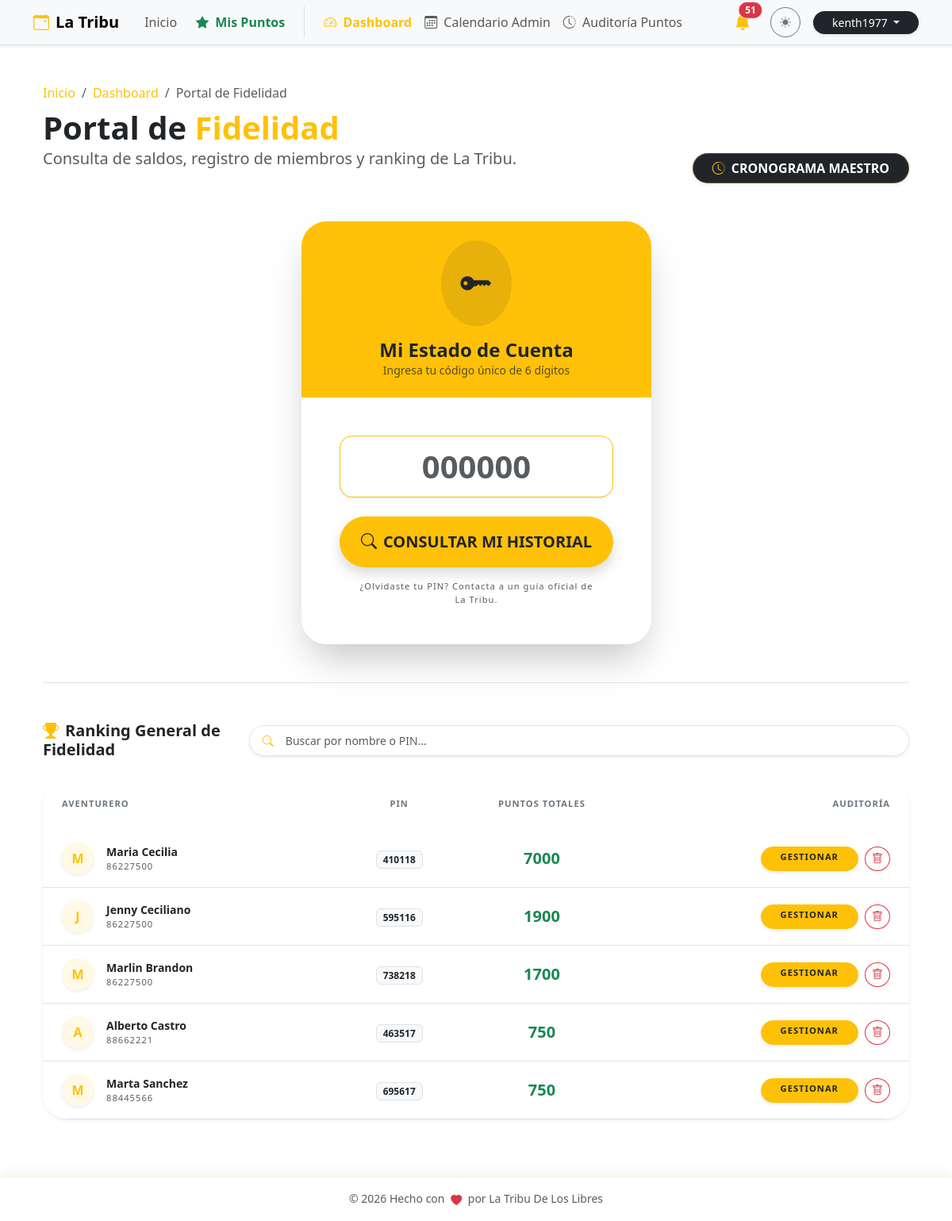
Before: /admin/puntos/ranking (signed in) with the older database file.
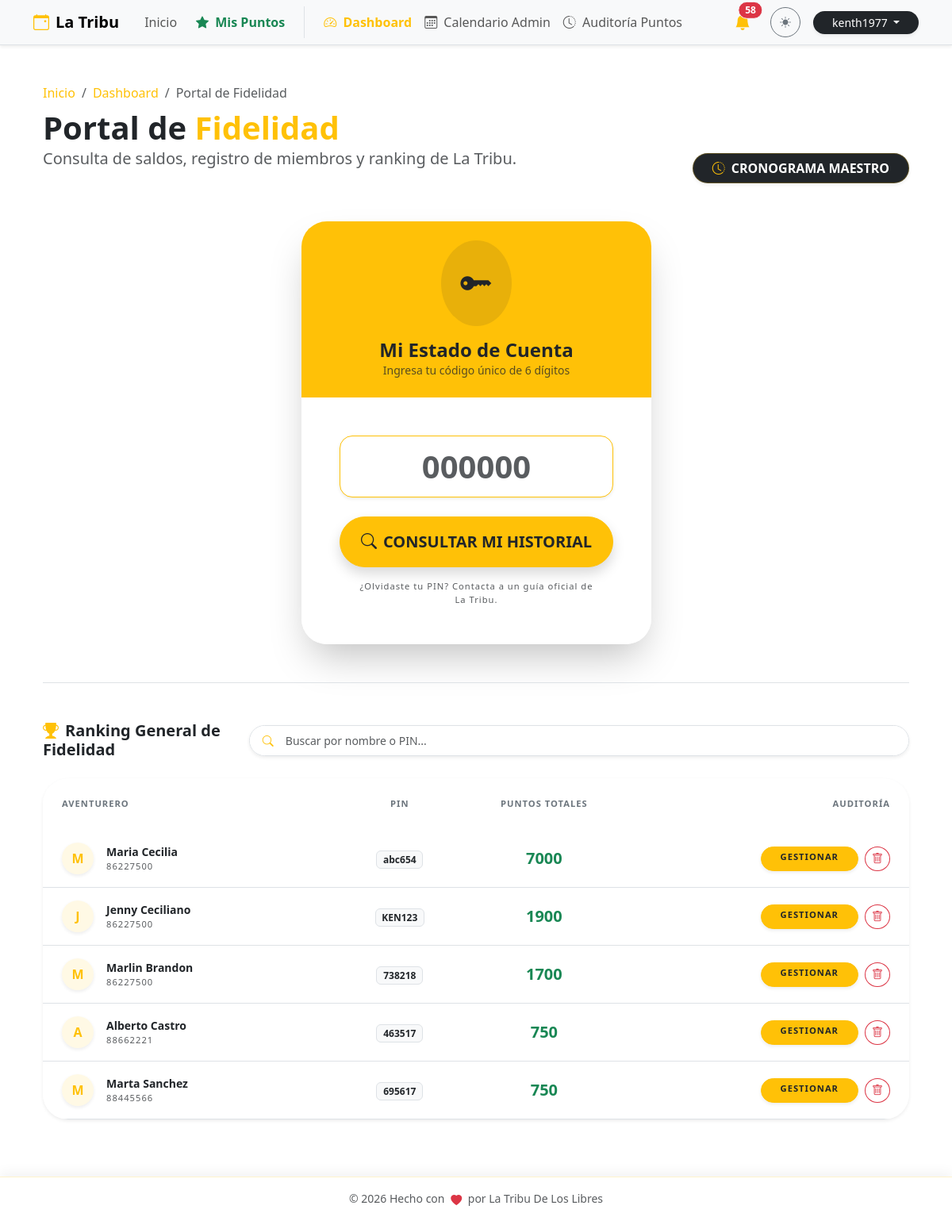
After: the same page with the newer database file.
### db.py (models this page shows)
class Member(db.Model):
    __tablename__ = 'member'
    id = db.Column(db.Integer, primary_key=True)
    pin = db.Column(db.String(6), unique=True, nullable=False)
    nombre = db.Column(db.String(100), nullable=False)
    apellido1 = db.Column(db.String(100), nullable=False)
    apellido2 = db.Column(db.String(100))
    telefono = db.Column(db.String(20))
    birth_date = db.Column(db.Date)
    puntos_totales = db.Column(db.Integer, default=0)
    debt_pending = db.Column(db.Boolean, default=False)
    ultimo_regalo_bday = db.Column(db.Integer, default=0) # Año del último regalo
    bookings = db.relationship('Booking', backref='member', lazy=True)
    logs = db.relationship('PointLog', backref='member', lazy=True)

### puntos.py (the view)
@puntos_bp.route('/ranking')
@login_required
def historial_global():
    if not current_user.is_superuser:
        flash('Acceso restringido a líderes.', 'danger')
        return redirect(url_for('main.home'))
    members = Member.query.order_by(Member.puntos_totales.desc()).all()
    return render_template('puntos.html',
                         members=members,
                         selected_member=None,
                         is_global_schedule=False)

### app.py (called while the page is built)
@login_manager.user_loader
def load_user(user_id):
    try:
        return User.query.get(int(user_id))
    except (TypeError, ValueError, Exception):
        return None

@app.before_request
def force_https():
    if request.headers.get('X-Forwarded-Proto') == 'http':
        url = request.url.replace('http://', 'https://', 1)
        return redirect(url, code=301)

### templates/puntos.html (shortened to what the changed rows need)
    {% extends "base.html" %}
    {% block content %}
    <div class="container py-4">
        <div class="row mb-5 align-items-end animate__animated animate__fadeIn">
            <div class="col-md-7">
                <h1 class="display-6 fw-bold mb-0">
                    {% if is_global_schedule %}
                        Cronograma <span class="text-warning">Maestro</span>
                    {% elif selected_member %}
                        Estado de Cuenta: <span class="text-warning">{{ selected_member.nombre }}</span>
                    {% else %}
                        Portal de <span class="text-warning">Fidelidad</span>
                    {% endif %}
                </h1>
            </div>
        </div>
        {% if is_global_schedule %}
        <div class="card border-0 shadow-lg rounded-5 overflow-hidden animate__animated animate__fadeIn">
            <div class="card-body p-0">
                <div class="table-responsive">
                    <table class="table table-hover align-middle mb-0">
                        <thead class="bg-body-tertiary">
                            <tr>
                                <th class="border-0 px-4 py-3 text-secondary x-small fw-bold text-uppercase">Fecha / Hora</th>
                                <th class="border-0 py-3 text-secondary x-small fw-bold text-uppercase">Miembro (PIN)</th>
                                <th class="border-0 py-3 text-secondary x-small fw-bold text-uppercase text-center">Tipo</th>
                                <th class="border-0 py-3 text-secondary x-small fw-bold text-uppercase">Concepto / Detalle</th>
                                <th class="border-0 py-3 text-secondary x-small fw-bold text-uppercase text-end pe-4">Impacto</th>
                            </tr>
                        </thead>
                        <tbody>
                            {% if logs %}
                                {% for log in logs %}
                                <tr class="animate__animated animate__fadeIn" style="animation-delay: {{ loop.index0 * 0.05 }}s">
                                    <td class="px-4 py-3">
                                        <span class="fw-medium small text-body">{{ log.fecha.strftime('%d %b, %y') }}</span><br>
                                        <small class="text-muted" style="font-size: 0.6rem;">{{ log.fecha.strftime('%H:%M:%S') }}</small>
                                    </td>
                                    <td>
                                        <div class="fw-bold text-body small">{{ log.member }}</div>
                                        <span class="badge bg-light text-dark border x-small" style="font-size: 0.6rem;">{{ log.pin }}</span>
                                    </td>
                                    <td class="text-center">
                                        <span class="badge bg-light text-dark border px-3 py-1 rounded-pill x-small fw-bold">{{ log.tipo }}</span>
                                    </td>
                                    <td class="small text-muted">{{ log.detalle }}</td>
                                    <td class="text-end pe-4">
                                        <span class="fw-bold fs-5 {{ log.color }}">
                                            {% if log.monto > 0 %}+{% endif %}{{ log.monto }}
                                        </span>
                                    </td>
                                </tr>
                                {% endfor %}
                            {% else %}
                                <tr>
                                    <td colspan="5" class="text-center py-5 text-muted">
                                        <i class="bi bi-info-circle display-4 d-block mb-3 opacity-25"></i>
                                        No hay registros globales en el cronograma.
                                    </td>
                                </tr>
                            {% endif %}
                        </tbody>
                    </table>
                </div>
            </div>
        </div>
        {% else %}
            {% if current_user.is_authenticated and current_user.is_superuser %}
                <div class="mt-5 pt-5 border-top animate__animated animate__fadeInUp">
                    <div class="card border-0 shadow-sm rounded-5 bg-body overflow-hidden">
                        <div class="card-body p-0">
                            <div class="table-responsive">
                                <table class="table table-hover align-middle mb-0" id="membersTable">
                                    <thead class="bg-body-tertiary">
                                        <tr>
                                            <th class="border-0 px-4 py-4 text-secondary x-small fw-bold text-uppercase">Aventurero</th>
                                            <th class="border-0 py-4 text-secondary x-small fw-bold text-uppercase text-center">PIN</th>
                                            <th class="border-0 py-4 text-secondary x-small fw-bold text-uppercase text-center">Puntos Totales</th>
                                            <th class="border-0 py-4 text-secondary x-small fw-bold text-uppercase text-end pe-4">Auditoría</th>
                                        </tr>
                                    </thead>
                                    <tbody>
                                        {% if members %}
                                            {% for member in members %}
                                            <tr class="ranking-row">
                                                <td class="px-4 py-3">
                                                    <div class="d-flex align-items-center">
                                                        <div class="avatar-xs me-3 bg-warning bg-opacity-10 text-warning rounded-circle d-flex align-items-center justify-content-center fw-bold shadow-sm" style="width: 40px; height: 40px;">
                                                            {{ member.nombre[0] if member.nombre else '?' }}
                                                        </div>
                                                        <div>
                                                            <div class="fw-bold text-body small member-name-cell">{{ member.nombre }} {{ member.apellido1 }}</div>
                                                            <div class="x-small text-muted">{{ member.telefono }}</div>
                                                        </div>
                                                    </div>
                                                </td>
                                                <td class="text-center"><span class="badge bg-light text-dark border small member-pin-cell">{{ member.pin }}</span></td>
                                                <td class="text-center fw-bold text-success fs-5">{{ member.puntos_totales }}</td>
                                                <td class="text-end pe-4">
                                                    <div class="d-flex justify-content-end gap-2">
                                                        <a href="{{ url_for('puntos.detalle_miembro', member_id=member.id) }}" class="btn btn-warning btn-sm rounded-pill shadow-sm py-1 px-4 x-small fw-bold text-dark">GESTIONAR</a>
                                                        <button class="btn btn-outline-danger btn-sm rounded-circle" data-bs-toggle="modal" data-bs-target="#deleteUserModal{{ member.id }}">
                                                            <i class="bi bi-trash"></i>
                                                        </button>
                                                    </div>
                                                </td>
                                            </tr>
                                            {% endfor %}
                                        {% endif %}
                                    </tbody>
                                </table>
                            </div>
                        </div>
                    </div>
                </div>
            {% endif %}
        {% endif %}
    </div>
    {% endblock %}

### templates/base.html (shortened to what the changed rows need)
<!DOCTYPE html>
<html lang="es" data-bs-theme="light">
<head>
    <link href="https://cdn.jsdelivr.net/npm/bootstrap@5.3.2/dist/css/bootstrap.min.css" rel="stylesheet">
    <link rel="stylesheet" href="https://cdn.jsdelivr.net/npm/bootstrap-icons@1.11.1/font/bootstrap-icons.css">
    <link rel="stylesheet" href="https://cdnjs.cloudflare.com/ajax/libs/animate.css/4.1.1/animate.min.css"/>
</head>
<body>
    <nav class="navbar navbar-expand-lg bg-body-tertiary border-bottom sticky-top shadow-sm">
        <div class="container">
            <div class="collapse navbar-collapse" id="navbarNav">
                <div class="d-flex align-items-center gap-3 mt-3 mt-lg-0">
                    {% if current_user.is_authenticated and current_user.is_superuser %}
                    <div class="dropdown">
                        <button class="btn btn-link position-relative text-dark p-0 me-2" type="button" data-bs-toggle="dropdown" aria-expanded="false">
                            <i class="bi bi-bell-fill fs-5 text-warning"></i>
                            {% if admin_unread_count > 0 %}
                            <span class="position-absolute top-0 start-100 translate-middle badge rounded-pill bg-danger border border-light animate__animated animate__pulse animate__infinite">
                                {{ admin_unread_count }}
                            </span>
                            {% endif %}
                        </button>
                    </div>
                    {% endif %}
                </div>
            </div>
        </div>
    </nav>
    <main class="container py-4">
        {% block content %}{% endblock %}
    </main>
</body>
</html>

Changed rows visible on the page:
changed Member "Maria": pin "410118" → "abc654"
changed Member "Jenny": pin "595116" → "KEN123"
Other visible differences:
{{ admin_unread_count }}: "51" → "58"
